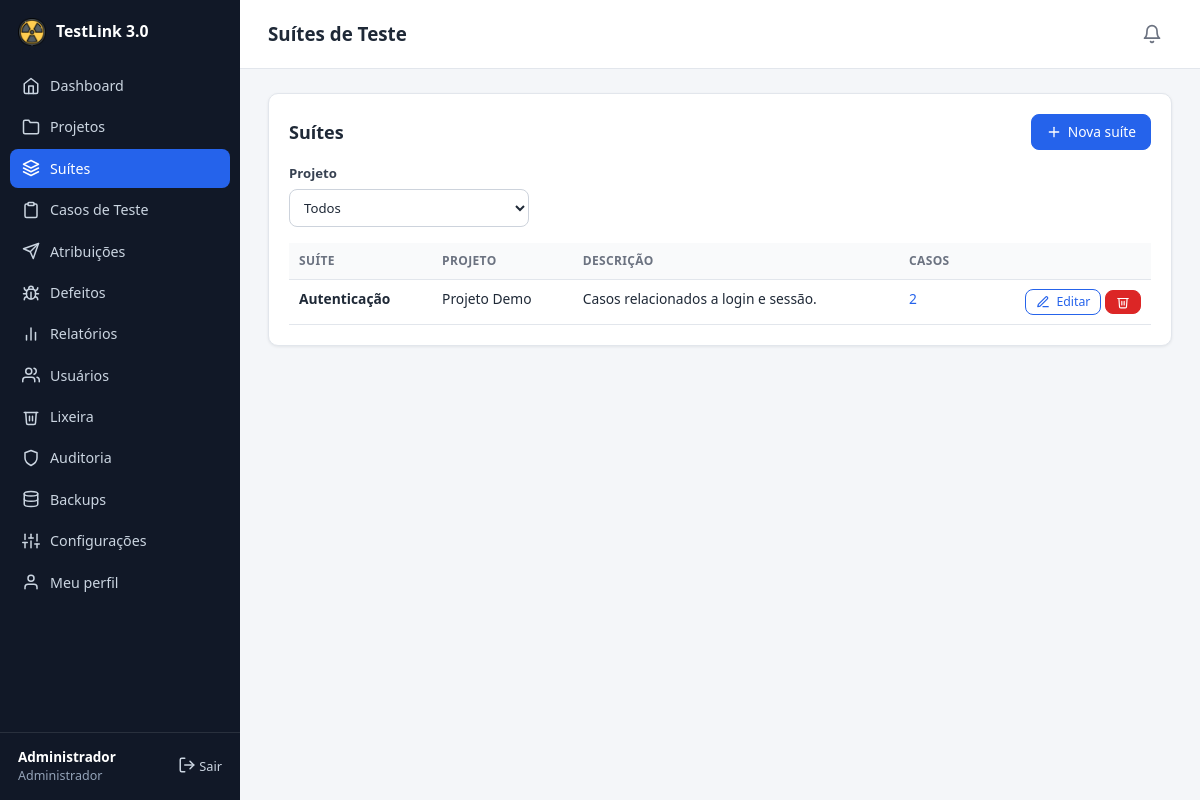
The app's page /suites.php (signed in) with its own data.
### tables this page shows
CREATE TABLE users (
    id            INT UNSIGNED AUTO_INCREMENT PRIMARY KEY,
    name          VARCHAR(120) NOT NULL,
    email         VARCHAR(160) NOT NULL UNIQUE,
    password_hash VARCHAR(255) NOT NULL,
    role          ENUM('admin','tester','developer','viewer') NOT NULL DEFAULT 'tester',
    active        TINYINT(1) NOT NULL DEFAULT 1,
     
    status        ENUM('approved','pending','rejected') NOT NULL DEFAULT 'approved',
     
    self_registered TINYINT(1) NOT NULL DEFAULT 0,
    created_at    DATETIME NOT NULL DEFAULT CURRENT_TIMESTAMP
);

CREATE TABLE suites (
    id          INT UNSIGNED AUTO_INCREMENT PRIMARY KEY,
    project_id  INT UNSIGNED NOT NULL,
    name        VARCHAR(150) NOT NULL,
    description TEXT NULL,
    created_at  DATETIME NOT NULL DEFAULT CURRENT_TIMESTAMP,
    FOREIGN KEY (project_id) REFERENCES projects(id) ON DELETE CASCADE
);

CREATE TABLE projects (
    id          INT UNSIGNED AUTO_INCREMENT PRIMARY KEY,
    name        VARCHAR(150) NOT NULL,
    description TEXT NULL,
    status      ENUM('active','archived') NOT NULL DEFAULT 'active',
    created_by  INT UNSIGNED NULL,
    created_at  DATETIME NOT NULL DEFAULT CURRENT_TIMESTAMP,
    FOREIGN KEY (created_by) REFERENCES users(id) ON DELETE SET NULL
);

### includes/db.php (called while the page is built)
<?php
function db(): PDO
{
    static $pdo = null;
    if ($pdo === null) {
        $dsn = 'mysql:host=' . DB_HOST . ';dbname=' . DB_NAME . ';charset=' . DB_CHARSET;
        try {
            $pdo = new PDO($dsn, DB_USER, DB_PASS, [
                PDO::ATTR_ERRMODE            => PDO::ERRMODE_EXCEPTION,
                PDO::ATTR_DEFAULT_FETCH_MODE => PDO::FETCH_ASSOC,
                PDO::ATTR_EMULATE_PREPARES   => false,
            ]);
        } catch (PDOException $e) {
            http_response_code(500);
            exit('<h1>Erro de conexão</h1><p>Não foi possível conectar ao banco de dados. '
                . 'Verifique <code>config/config.php</code> e se o <code>database.sql</code> foi importado.</p>');
        }
    }
    return $pdo;
}
function q(string $sql, array $params = []): PDOStatement
{
    $st = db()->prepare($sql);
    $st->execute($params);
    return $st;
}

### includes/auth.php (called while the page is built, shortened)
<?php
function current_user(): ?array
{
    static $user = false;
    if ($user !== false) {
        return $user;
    }
    $row = q('SELECT id, name, email, role, active FROM users WHERE id = ?', [$_SESSION['uid']])->fetch();
    return $user = $row;
}
function require_login(): array
{
    $u = current_user();
    return $u;
}
function require_role(string ...$roles): array
{
    $u = require_login();
    return $u;
}

### includes/notify.php (called while the page is built, shortened)
<?php
function unread_notifications(int $userId): int
{
    return (int)q('SELECT COUNT(*) FROM notifications WHERE user_id = ? AND read_at IS NULL', [$userId])->fetchColumn();
}

### suites.php (the view, shortened to what this page needs)
<?php
require __DIR__ . '/includes/bootstrap.php';
$me = require_role('admin');
$projects = project_list();
$editId = get_int('edit');
$filterProject = get_int('project');
$showForm = isset($_GET['new']) || $editId;
$editing = $editId ? q('SELECT * FROM suites WHERE id = ?', [$editId])->fetch() : null;
$pageTitle = 'Suítes de Teste';
$active = 'suites.php';
include __DIR__ . '/includes/header.php';
if ($showForm):
    $s = $editing ?: ['id' => 0, 'project_id' => $filterProject, 'name' => '', 'description' => ''];
?>
<div class="card" style="max-width:640px">
    <h2><?= $editing ? 'Editar suíte' : 'Nova suíte' ?></h2>
    <?php if (!$projects): ?>
        <p class="alert alert-warn">Cadastre um projeto antes de criar suítes.</p>
    <?php else: ?>
    <form method="post">
        <?= csrf_field() ?>
        <input type="hidden" name="action" value="save">
        <input type="hidden" name="id" value="<?= (int)$s['id'] ?>">
        <div class="grid">
            <label class="field">Projeto <select name="project_id" required><?= options($projects, $s['project_id']) ?></select></label>
            <label class="field">Nome <input type="text" name="name" required maxlength="150" value="<?= e($s['name']) ?>"></label>
            <label class="field">Descrição <textarea name="description" rows="3"><?= e($s['description']) ?></textarea></label>
        </div>
        <div class="form-actions">
            <button class="btn" type="submit">Salvar</button>
            <a class="btn btn-ghost" href="suites.php">Cancelar</a>
        </div>
    </form>
    <?php endif; ?>
</div>
<?php else:
    $where = $filterProject ? 'WHERE s.project_id = ?' : '';
    $rows = q("SELECT s.*, p.name project,
                (SELECT COUNT(*) FROM test_cases c WHERE c.suite_id = s.id) cases
               FROM suites s JOIN projects p ON p.id = s.project_id $where ORDER BY p.name, s.name",
              $filterProject ? [$filterProject] : [])->fetchAll();
?>
<div class="card">
    <div class="card-head">
        <h2>Suítes</h2>
        <a class="btn" href="suites.php?new=1<?= $filterProject ? '&project=' . $filterProject : '' ?>"><?= icon('plus', 16) ?> Nova suíte</a>
    </div>
    <form method="get" class="filters">
        <label class="field">Projeto <select name="project" onchange="this.form.submit()"><?= options($projects, $filterProject ?: null, true, 'Todos') ?></select></label>
    </form>
    <div class="table-wrap"><table>
        <thead><tr><th>Suíte</th><th>Projeto</th><th>Descrição</th><th>Casos</th><th></th></tr></thead>
        <tbody>
        <?php foreach ($rows as $s): ?>
            <tr>
                <td><strong><?= e($s['name']) ?></strong></td>
                <td><?= e($s['project']) ?></td>
                <td><?= e(mb_strimwidth((string)$s['description'], 0, 80, '…')) ?></td>
                <td><a href="cases.php?suite=<?= (int)$s['id'] ?>"><?= (int)$s['cases'] ?></a></td>
                <td class="actions">
                    <a class="btn btn-sm btn-ghost" href="suites.php?edit=<?= (int)$s['id'] ?>"><?= icon('edit', 14) ?> Editar</a>
                    <form method="post" class="inline-form" data-confirm="A suíte e seus casos de teste vão para a Lixeira. Você poderá restaurar depois." data-confirm-title="Enviar suíte para a lixeira?" data-confirm-ok="Enviar para a lixeira" data-confirm-type="warning">
                        <button class="btn btn-sm btn-danger" type="submit"><?= icon('trash', 14) ?></button>
                    </form>
                </td>
            </tr>
        <?php endforeach; ?>
        </tbody>
    </table></div>
</div>
<?php endif;
include __DIR__ . '/includes/footer.php';

### includes/header.php (shortened to what this page needs)
<?php
$user = current_user();
$pageTitle = $pageTitle ?? '';
$active = $active ?? '';
$clean = !empty($_GET['clean']);
$sys = get_setting('system_name', APP_NAME);
?>
<!DOCTYPE html>
<html lang="pt-BR">
<head>
    <link rel="stylesheet" href="assets/css/style.css?v=<?= (int)@filemtime(__DIR__ . '/../assets/css/style.css') ?>">
</head>
<body class="<?= trim(($clean ? 'clean ' : '') . ($bodyClass ?? '')) ?>">
<?php if ($user): ?>
<div class="layout">
    <aside class="sidebar" id="sidebar">
        <a class="brand" href="dashboard.php">
            <img src="assets/img/favicon.png" alt="" width="28" height="28">
            <span><?= e($sys) ?></span>
        </a>
        <nav>
            <?php foreach (nav_items($user['role']) as [$file, $label, $ico]): ?>
                <a href="<?= e($file) ?>" class="<?= $active === strtok($file, '?') ? 'active' : '' ?>">
                    <?= icon($ico) ?> <span><?= e($label) ?></span>
                </a>
            <?php endforeach; ?>
        </nav>
        <div class="sidebar-foot">
            <div class="who">
                <strong><?= e($user['name']) ?></strong>
                <small><?= e(ROLES[$user['role']]) ?></small>
            </div>
            <a href="logout.php" class="logout" title="Sair"><?= icon('logout') ?> Sair</a>
        </div>
    </aside>
    <div class="main">
        <header class="topbar no-print">
            <h1><?= e($pageTitle) ?></h1>
            <?php $unreadN = unread_notifications((int)$user['id']); ?>
            <a href="notifications.php" class="bell <?= $unreadN ? 'has' : '' ?>" title="<?= $unreadN ? $unreadN . ' aviso(s) que precisam da sua ação' : 'Nenhum aviso pendente' ?>"
               aria-label="Notificações: <?= $unreadN ?> pendente(s)">
                <?= icon('bell', 20) ?><?php if ($unreadN): ?><span class="bell-count"><?= $unreadN > 99 ? '99+' : $unreadN ?></span><?php endif; ?>
            </a>
        </header>
        <main class="content">
<?php else: ?>
<main class="auth-wrap">
<?php endif; ?>

### includes/helpers.php (shortened to what this page needs)
<?php
function e($value): string
{
    return htmlspecialchars((string)$value, ENT_QUOTES | ENT_SUBSTITUTE, 'UTF-8');
}
function get_int(string $key): int
{
    return (int)($_GET[$key] ?? 0);
}
function get_setting(string $key, string $default = ''): string
{
    static $cache = null;
    if ($cache === null) {
        try {
            $cache = db()->query('SELECT k, v FROM settings')->fetchAll(PDO::FETCH_KEY_PAIR);
        } catch (Throwable $e) {
            $cache = [];
        }
    }
    return $cache[$key] ?? $default;
}
function options(array $items, $selected = null, bool $blank = false, string $blankLabel = 'Todos'): string
{
    $html = $blank ? '<option value="">' . e($blankLabel) . '</option>' : '';
    foreach ($items as $k => $label) {
        $sel = ((string)$k === (string)$selected) ? ' selected' : '';
        $html .= '<option value="' . e($k) . '"' . $sel . '>' . e($label) . '</option>';
    }
    return $html;
}
function project_list(): array
{
    return q('SELECT id, name FROM projects ORDER BY name')->fetchAll(PDO::FETCH_KEY_PAIR);
}
function icon(string $name, int $size = 18): string
{
    $p = $paths[$name] ?? '';
    return '<svg class="icon" width="' . $size . '" height="' . $size . '" viewBox="0 0 24 24" fill="none" '
        . 'stroke="currentColor" stroke-width="2" stroke-linecap="round" stroke-linejoin="round" aria-hidden="true">'
        . $p . '</svg>';
}

### assets/css/style.css (style rules this page uses)
:root { --primary: #2563eb; --primary-dark: #1d4ed8; --primary-soft: #eff4ff; --bg: #f4f6f9; --surface: #ffffff; --border: #e2e6ec; --text: #1f2937; --muted: #6b7280; --sidebar-bg: #111827; --sidebar-text: #cbd5e1; --green: #16a34a; --green-bg: #dcfce7; --red: #dc2626; --red-bg: #fee2e2; --amber: #b45309; --amber-bg: #fef3c7; --blue: #1d4ed8; --blue-bg: #dbeafe; --teal: #0f766e; --teal-bg: #ccfbf1; --gray: #4b5563; --gray-bg: #e5e7eb; --radius: 10px; --shadow: 0 1px 3px rgba(16, 24, 40, .08); --sidebar-w: 240px; }
* { box-sizing: border-box; }
html { font-size: 15px; }
body { margin: 0; background: var(--bg); color: var(--text); font-family: system-ui, -apple-system, "Segoe UI", Roboto, Arial, sans-serif; line-height: 1.5; }
a { color: var(--primary); text-decoration: none; }
h1, h2, h3 { line-height: 1.25; margin: 0 0 .6em; }
h2 { font-size: 1.2rem; }
.icon { vertical-align: -3px; flex-shrink: 0; }
.layout { display: flex; min-height: 100vh; }
.sidebar { width: var(--sidebar-w); background: var(--sidebar-bg); color: var(--sidebar-text); display: flex; flex-direction: column; position: fixed; inset: 0 auto 0 0; z-index: 30; }
.brand { display: flex; align-items: center; gap: 10px; padding: 18px 18px 14px; color: #fff; font-weight: 700; font-size: 1.05rem; }
.sidebar nav { flex: 1; overflow-y: auto; padding: 6px 10px; }
.sidebar nav a { display: flex; align-items: center; gap: 10px; padding: 9px 12px; margin-bottom: 2px; color: var(--sidebar-text); border-radius: 8px; font-size: .95rem; }
.sidebar nav a.active { background: var(--primary); color: #fff; }
.sidebar-foot { padding: 14px 18px; border-top: 1px solid rgba(255,255,255,.1); display: flex; justify-content: space-between; align-items: center; gap: 8px; }
.sidebar-foot .who { display: flex; flex-direction: column; min-width: 0; }
.sidebar-foot strong { color: #fff; font-size: .9rem; white-space: nowrap; overflow: hidden; text-overflow: ellipsis; }
.sidebar-foot small { color: #94a3b8; }
.logout { color: var(--sidebar-text); font-size: .85rem; white-space: nowrap; }
.main { flex: 1; margin-left: var(--sidebar-w); min-width: 0; }
.topbar { display: flex; align-items: center; gap: 12px; padding: 14px 28px; background: var(--surface); border-bottom: 1px solid var(--border); position: sticky; top: 0; z-index: 10; }
.topbar h1 { margin: 0; font-size: 1.25rem; }
.content { padding: 24px 28px 48px; max-width: 1280px; }
.card { background: var(--surface); border: 1px solid var(--border); border-radius: var(--radius); box-shadow: var(--shadow); padding: 20px; margin-bottom: 20px; }
.card-head { display: flex; justify-content: space-between; align-items: center; gap: 12px; flex-wrap: wrap; margin-bottom: 14px; }
.card-head h2 { margin: 0; }
.btn { display: inline-flex; align-items: center; gap: 6px; padding: 8px 14px; border-radius: 8px; border: 1px solid var(--primary); background: var(--primary); color: #fff; font: inherit; font-size: .92rem; cursor: pointer; text-decoration: none; line-height: 1.3; }
.btn-ghost { background: transparent; color: var(--primary); }
.btn-danger { background: var(--red); border-color: var(--red); }
.btn-sm { padding: 4px 10px; font-size: .82rem; }
.inline-form { display: inline; margin: 0; }
.topbar .bell { margin-left: auto; position: relative; display: inline-flex; align-items: center; justify-content: center; width: 40px; height: 40px; border-radius: 50%; color: var(--muted); text-decoration: none; }
.table-wrap { overflow-x: auto; }
table { width: 100%; border-collapse: collapse; font-size: .92rem; }
th, td { padding: 9px 10px; text-align: left; border-bottom: 1px solid var(--border); vertical-align: top; }
th { background: #f9fafb; font-size: .8rem; text-transform: uppercase; letter-spacing: .03em; color: var(--muted); white-space: nowrap; }
td.actions { white-space: nowrap; text-align: right; }
.field { display: flex; flex-direction: column; gap: 5px; font-size: .88rem; font-weight: 600; color: #374151; }
.field input, .field select, .field textarea, .filters input, .filters select { font: inherit; font-weight: 400; color: var(--text); padding: 8px 10px; border: 1px solid #cdd3dc; border-radius: 8px; background: #fff; width: 100%; }
.filters { display: flex; gap: 10px; flex-wrap: wrap; align-items: end; margin-bottom: 16px; }
.filters > * { flex: 1 1 160px; max-width: 240px; }

### records on screen
users: name "Administrador", role "Administrador"
suites: name "Autenticação", project.name "Projeto Demo", description "Casos relacionados a login e sessão.", cases "2", $size 14 (drawn)

### other values on screen
$sys "TestLink 3.0"
$label "Dashboard"
$label "Projetos"
$label "Suítes"
$label "Casos de Teste"
$label "Atribuições"
$label "Defeitos"
$label "Relatórios"
$label "Usuários"
$label "Lixeira"
$label "Auditoria"
$label "Backups"
$label "Configurações"
$label "Meu perfil"
$pageTitle "Suítes de Teste"
